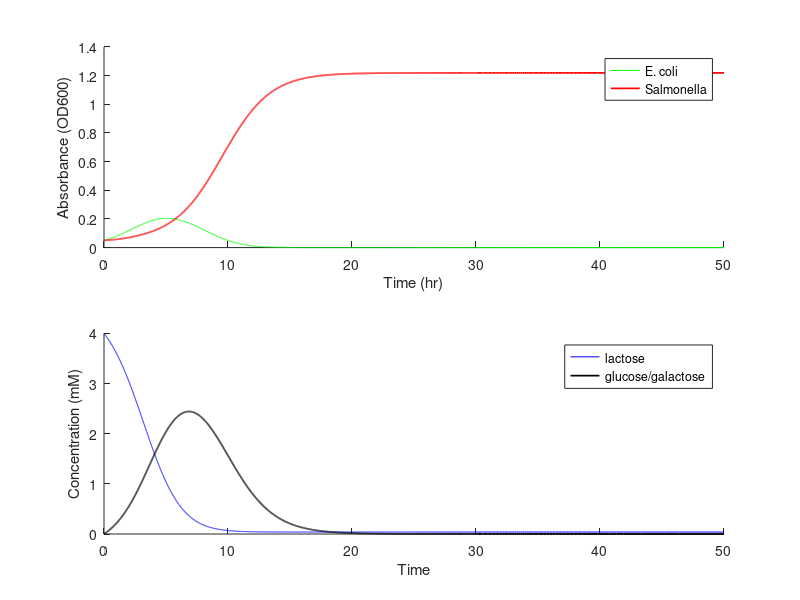
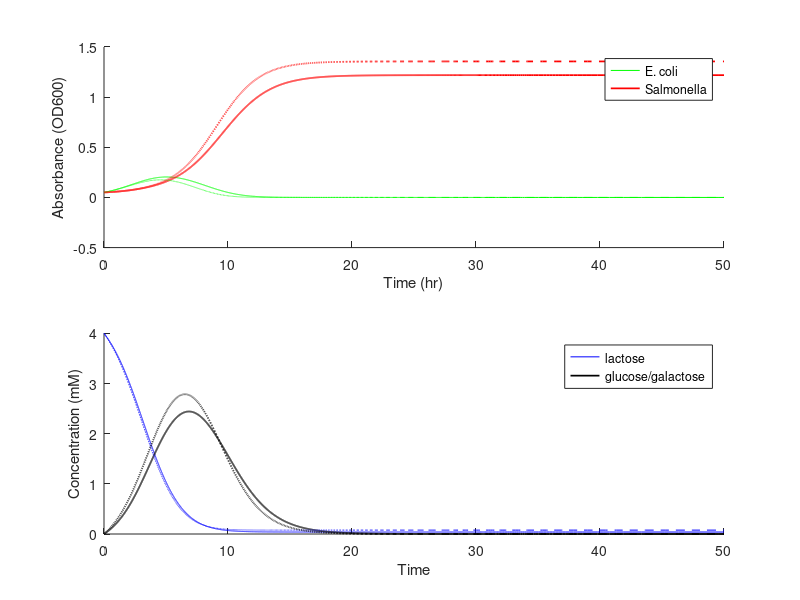
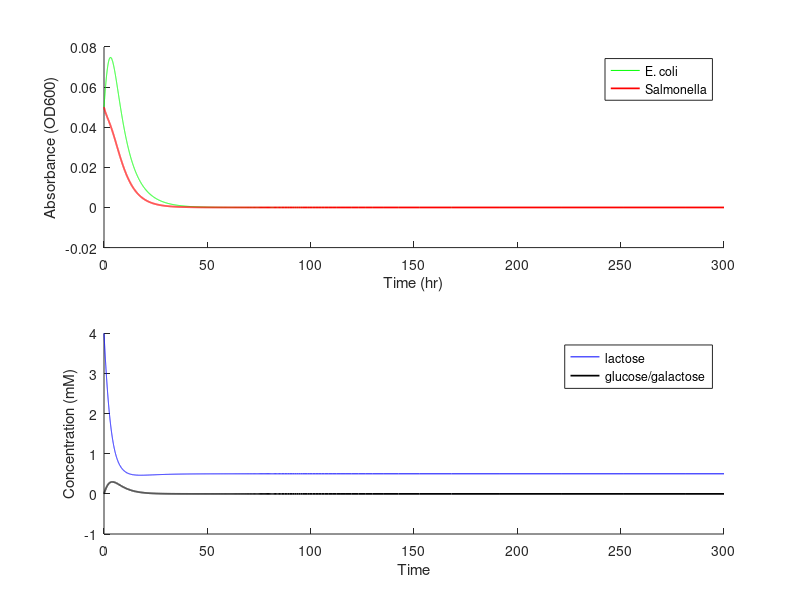
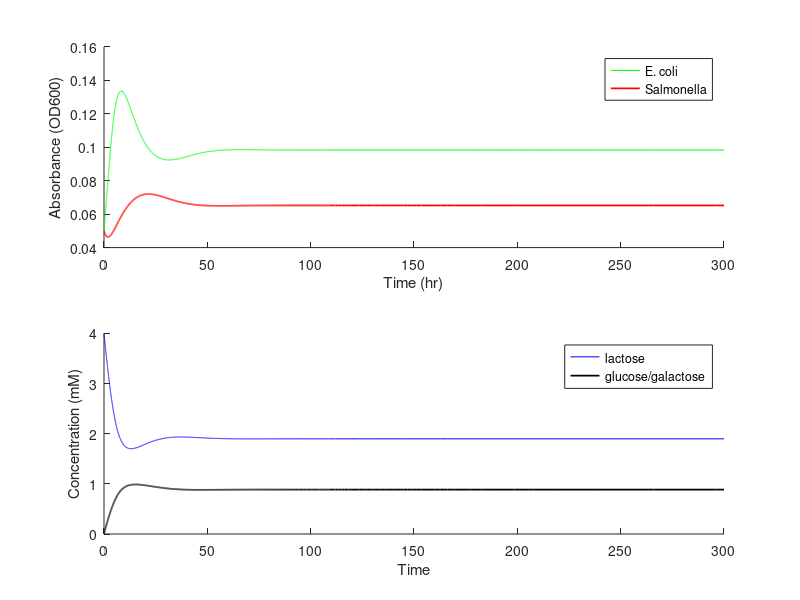

Write MATLAB code to recreate these figures, in order. (Note: a time limit stopped this script after it produced the figures.)
function [output]=subm_run_long_term



pars=[0.114471500852052
   1.177541496882635
   0.211658150775181
   9.666505932271139
   0.855708199615597
   0.317377470424927
   0.421198591219959
   %0.223911224561197
   ];


pars_nom=pars;

ODEFUN=@coli_dtt;


Fe=1;


%Figure scenarios:
%oscillates
%L_in=0.1; %washout
%L_in=0.7; %co-maintenace
%L_in=1.2; %oscillates

d1=0.2; %dilution rate

global p

%%%%%Plotting%%%%%%%

%%%batch%%%

L_in=0;
d1=0;
p=[pars', Fe, L_in, d1];
IC=[4      0 0.05   0.05];
%IC=[4      0 0.0016   0.0016];

tf=50;
options = odeset('AbsTol',1e-9, 'RelTol', 1e-9);

[t,s]=ode23s(ODEFUN,[0 tf],IC, options);

figure(1)
subplot(2,1,1)
xlabel('Time (hr)')
ylabel('Absorbance (OD600)')
hold on
plot(t,s(:,3),'g',t,s(:,4),'r', 'Linewidth',1.25)
%title('populations')
legend('E. coli', 'Salmonella')
hold off

subplot(2,1,2)
xlabel('Time')
ylabel('Concentration (mM)')
hold on
plot(t, s(:,1), 'b', t, s(:,2), 'k','Linewidth',1.25)
%title('nutrients')
legend('lactose', 'glucose/galactose')
hold off

saveas(gcf,'batch.png')
A=[t, s(:,1), s(:,2), s(:,3), s(:,4)];
filename = 'batch.csv';
csvwrite(filename,A)


%%%%%%%%%%%%%%%%%sensitivity figure%%%%%%%%%%%%%
figure(90)
subplot(2,1,1)
xlabel('Time (hr)')
ylabel('Absorbance (OD600)')
hold on
plot(t,s(:,3),'g',t,s(:,4),'r', 'Linewidth',1.25)
%title('populations')
legend('E. coli', 'Salmonella')
hold off

subplot(2,1,2)
xlabel('Time')
ylabel('Concentration (mM)')
hold on
plot(t, s(:,1), 'b', t, s(:,2), 'k','Linewidth',1.25)
%title('nutrients')
legend('lactose', 'glucose/galactose')
hold on


A=[t, s(:,1), s(:,2), s(:,3), s(:,4)];
filename = 'batchnom.csv';
csvwrite(filename,A)


L_in=0;
d1=0;
p=[pars', Fe, L_in, d1];
IC=[4      0 0.05   0.05];
%IC=[4      0 0.0016   0.0016];


%p(1)=p(1)*1.1;
p(5)=p(5)*1.3;
tf=50;
options = odeset('AbsTol',1e-9, 'RelTol', 1e-9);

[t,s]=ode23s(ODEFUN,[0 tf],IC, options);

subplot(2,1,1)
xlabel('Time (hr)')
ylabel('Absorbance (OD600)')
hold on
plot(t,s(:,3),'g--',t,s(:,4),'r--', 'Linewidth',1.25)
%title('populations')
legend('E. coli', 'Salmonella')
hold off

subplot(2,1,2)
xlabel('Time')
ylabel('Concentration (mM)')
hold on
plot(t, s(:,1), 'b--', t, s(:,2), 'k--','Linewidth',1.25)
%title('nutrients')
legend('lactose', 'glucose/galactose')
hold off

saveas(gcf,'batchsens.png')
A=[t, s(:,1), s(:,2), s(:,3), s(:,4)];
filename = 'batchsens.csv';
csvwrite(filename,A)


p(1)=pars_nom(1);

%%%%%%%%%%%%%%%%%end sensitivity figure%%%%%%%%%%%%%


d1=0.2; %dilution rate


%%%washout%%%

L_in=0.1;

p=[pars', Fe, L_in, d1];
IC=[4      0 0.05   0.05];

tf=300;
options = odeset('AbsTol',1e-9, 'RelTol', 1e-9);
[t,s]=ode23s(ODEFUN,[0 tf],IC, options);

figure(2)
subplot(2,1,1)
xlabel('Time (hr)')
ylabel('Absorbance (OD600)')
hold on
plot(t,s(:,3),'g',t,s(:,4),'r', 'Linewidth',1.25)
%title('populations')
legend('E. coli', 'Salmonella')
hold off

subplot(2,1,2)
xlabel('Time')
ylabel('Concentration (mM)')
hold on
plot(t, s(:,1), 'b', t, s(:,2), 'k','Linewidth',1.25)
%title('nutrients')
legend('lactose', 'glucose/galactose')
hold off

saveas(gcf,'washout.png')
A=[t, s(:,1), s(:,2), s(:,3), s(:,4)];
filename = 'washout.csv';
csvwrite(filename,A)


%%%co-maintenace%%%

L_in=0.7;

p=[pars', Fe, L_in, d1];
IC=[4      0 0.05   0.05];

tf=300;
%options = odeset('NonNegative',1);
options = odeset('AbsTol',1e-9, 'RelTol', 1e-9);
[t,s]=ode23s(ODEFUN,[0 tf],IC, options);

figure(3)
subplot(2,1,1)
xlabel('Time (hr)')
ylabel('Absorbance (OD600)')
hold on
plot(t,s(:,3),'g',t,s(:,4),'r', 'Linewidth',1.25)
%title('populations')
legend('E. coli', 'Salmonella')
hold off

subplot(2,1,2)
xlabel('Time')
ylabel('Concentration (mM)')
hold on
plot(t, s(:,1), 'b', t, s(:,2), 'k','Linewidth',1.25)
%title('nutrients')
legend('lactose', 'glucose/galactose')
hold off

saveas(gcf,'comaintenance.png')
A=[t, s(:,1), s(:,2), s(:,3), s(:,4)];
filename = 'comaintenance.csv';
csvwrite(filename,A)



%%%%%%%%%%%%%%%%%%%sensitivity figure%%%%%%%%%%%%%%%%%%%%%


L_in=0.7;

p=[pars', Fe, L_in, d1];
IC=[4      0 0.05   0.05];

tf=75;
%options = odeset('NonNegative',1);
options = odeset('AbsTol',1e-9, 'RelTol', 1e-9);
[t,s]=ode23s(ODEFUN,[0 tf],IC, options);

figure(93)
subplot(2,1,1)
xlabel('Time (hr)')
ylabel('Absorbance (OD600)')
hold on
plot(t,s(:,3),'g',t,s(:,4),'r', 'Linewidth',1.25)
%title('populations')
legend('E. coli', 'Salmonella')
hold off

subplot(2,1,2)
xlabel('Time')
ylabel('Concentration (mM)')
hold on
plot(t, s(:,1), 'b', t, s(:,2), 'k','Linewidth',1.25)
%title('nutrients')
legend('lactose', 'glucose/galactose')
hold off

A=[t, s(:,1), s(:,2), s(:,3), s(:,4)];
filename = 'comaintenancenom.csv';
csvwrite(filename,A)



L_in=0.7;

p=[pars', Fe, L_in, d1];
%p(1)=p(1)*1.1
p(5)=p(5)*1.3
IC=[4      0 0.05   0.05];

tf=75;
%options = odeset('NonNegative',1);
options = odeset('AbsTol',1e-9, 'RelTol', 1e-9);
[t,s]=ode23s(ODEFUN,[0 tf],IC, options);

subplot(2,1,1)
xlabel('Time (hr)')
ylabel('Absorbance (OD600)')
hold on
plot(t,s(:,3),'g--',t,s(:,4),'r--', 'Linewidth',1.25)
%title('populations')
legend('E. coli', 'Salmonella')
hold off

subplot(2,1,2)
xlabel('Time')
ylabel('Concentration (mM)')
hold on
plot(t, s(:,1), 'b--', t, s(:,2), 'k--','Linewidth',1.25)
%title('nutrients')
legend('lactose', 'glucose/galactose')
hold off



saveas(gcf,'comaintenancesens.png')
A=[t, s(:,1), s(:,2), s(:,3), s(:,4)];
filename = 'comaintenancesens.csv';
csvwrite(filename,A)


p(1)=pars_nom(1);


%%%%%%%%%%%%%%%%%%%end sensitivity figure%%%%%%%%%%%%%%%%%%%%%


%%%oscillations%%%

L_in=1.2;

p=[pars', Fe, L_in, d1];
IC=[4      0 0.05   0.05];

tf=300;
options = odeset('AbsTol',1e-9, 'RelTol', 1e-9);
[t,s]=ode23s(ODEFUN,[0 tf],IC, options);

figure(4)
subplot(2,1,1)
xlabel('Time (hr)')
ylabel('Absorbance (OD600)')
hold on
plot(t,s(:,3),'g',t,s(:,4),'r', 'Linewidth',1.25)
%title('populations')
legend('E. coli', 'Salmonella')
hold off

subplot(2,1,2)
xlabel('Time')
ylabel('Concentration (mM)')
hold on
plot(t, s(:,1), 'b', t, s(:,2), 'k','Linewidth',1.25)
%title('nutrients')
legend('lactose', 'glucose/galactose')
hold off

saveas(gcf,'oscillations.png')
A=[t, s(:,1), s(:,2), s(:,3), s(:,4)];
filename = 'oscillations.csv';
csvwrite(filename,A)


%%%%%End Plotting%%%%%%%

%%%% local sensitivities
pert=0.01;

%%%population sensitivities in co-maintenance scenario
L_in=0.7; %co-maintenace
p=[pars', Fe, L_in, d1];

nom_pars = p;
options = odeset('AbsTol',1e-9, 'RelTol', 1e-9);
tf=300;
[t,s]=ode23s(ODEFUN,[0 tf],IC, options);

E_pop_nom = s(length(t), 3);
S_pop_nom = s(length(t), 4);

E_pop_sens=zeros(1,10);
S_pop_sens=zeros(1,10);

for i= 1:10
    p = nom_pars;
    
    p(i) = (1+pert)*p(i);
    options = odeset('AbsTol',1e-9, 'RelTol', 1e-9);
    [t,s]=ode23s(ODEFUN,[0 tf],IC, options);
    E_pop_pert = s(length(t),3);
    S_pop_pert = s(length(t),4);
    
    E_pop_sens(i)=((E_pop_pert-E_pop_nom)/E_pop_nom)*(1/pert);
    S_pop_sens(i)=((S_pop_pert-S_pop_nom)/S_pop_nom)*(1/pert);
    
end

   
'E_pop'

E_pop_sens'

'S_pop'

S_pop_sens'

%%%max population sensitivities in batch scenario


pert=0.01;


tf=300;
L_in=0; %batch
d1=0; %batch
p=[pars', Fe, L_in, d1];

nom_pars=p;
IC=[4      0 0.05   0.05];
options = odeset('AbsTol',1e-9, 'RelTol', 1e-9);
[t,s]=ode23s(ODEFUN,[0 tf],IC, options);
E_max_nom = max(s(:, 3));
S_max_nom = max(s(:, 4));

E_max_sens=zeros(1,9);
S_max_sens=zeros(1,9);

for i= 1:8
    p = nom_pars;
    
    p(i) = (1+pert)*p(i);
    options = odeset('AbsTol',1e-9, 'RelTol', 1e-9);
    [t,s]=ode23s(ODEFUN,[0 tf],IC, options);
    E_max_pert = max(s(:,3));
    S_max_pert = max(s(:,4));
    
    E_max_sens(i)=((E_max_pert-E_max_nom)/E_max_nom)*(1/pert);
    S_max_sens(i)=((S_max_pert-S_max_nom)/S_max_nom)*(1/pert);
    
end


i=i+1;
p = nom_pars;
    
IC=[4*(1+pert)      0 0.05   0.05];
    options = odeset('AbsTol',1e-9, 'RelTol', 1e-9);
    [t,s]=ode23s(ODEFUN,[0 tf],IC, options);
    E_max_pert = max(s(:,3));
    S_max_pert = max(s(:,4));
    
    E_max_sens(i)=((E_max_pert-E_max_nom)/E_max_nom)*(1/pert);
    S_max_sens(i)=((S_max_pert-S_max_nom)/S_max_nom)*(1/pert);
    


'E_max'

E_max_sens'

'S_max'

S_max_sens'

end


function dS=coli_dtt(t, x)

global p


% Setting the parameters
% Base model
Y_E=p(1);
k_LE=p(2);
k_BS=p(3);
k_LG=p(4);
k_c=p(5);
Y_S=p(6);
k_GS=p(7);
Fe=p(8);
L_in=p(9);
d1=p(10);


% Setting the state variables
L=x(1);
G=x(2);
E=x(3);
S=x(4);


% Equations
E_dt=Fe*Y_E*k_LE*L*E - k_c*E*S/(Fe^2) - d1*E;
S_dt=k_BS*Fe*Y_E*k_LE*L*E+Fe*Y_S*k_GS*G*S - d1*S;
L_dt=L_in-Fe*k_LE*L*E-k_LG*k_c*E*S*L/(Fe^2) - d1*L;
G_dt=2*k_LG*k_c*E*S*L/(Fe^2)-Fe*G*k_GS*S - d1*G;

% Output
dS=[L_dt;G_dt;E_dt;S_dt];



end
